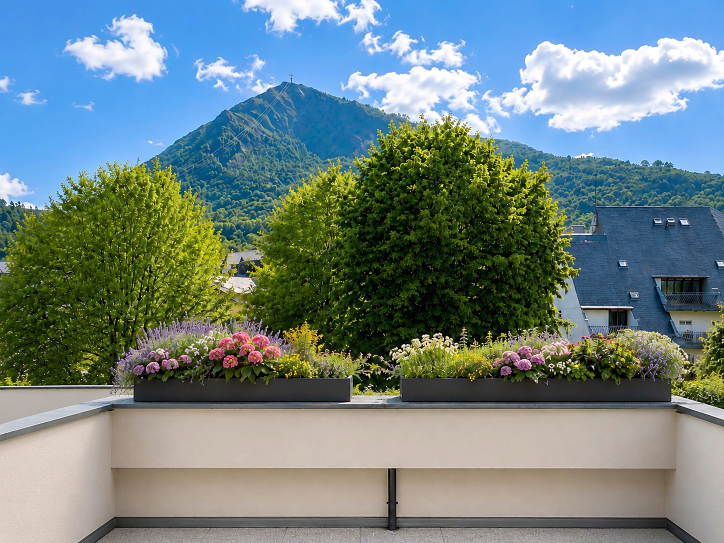
#> input picture images/balcon-fleuri.jpeg, 1448 x 1086 px (shown at 1/2 size); its folder holds only this picture in this run
$ python images.py
#> lines starting #> are read from the running program, lines starting #| are printed output that depends on the picture
#!/usr/bin/env python3
# -*- coding: utf-8 -*-
"""
Genere les variantes WebP des photos du site.

Pour chaque JPEG de images/, produit images/opt/<nom>-<largeur>.webp
aux largeurs utiles (limitees a la taille de l'original). Les originaux
ne sont jamais modifies : ils restent la source, et servent aux flyers.

Usage :  python outils/images.py
"""

import json
import os
import sys

from PIL import Image

RACINE = os.path.dirname(os.path.dirname(os.path.abspath(__file__)))
SOURCE = os.path.join(RACINE, "images")
SORTIE = os.path.join(SOURCE, "opt")

LARGEURS = [1600, 1200, 800, 500]
QUALITE = 72

# Budget de poids par largeur, en octets. Une photo tres texturee (neige,
# feuillage, grain) peut peser trois fois plus qu'une autre a qualite egale :
# on baisse la qualite de ces seules images jusqu'a rentrer dans le budget.
BUDGET = {1600: 260_000, 1448: 230_000, 1200: 170_000, 800: 90_000, 500: 45_000}
PALIERS = [72, 66, 60, 55, 50, 45, 40]

# La photo d'ouverture est vue par tous les visiteurs, en plein cadre : elle
# merite une qualite superieure et un budget plus large que les vignettes.
SOIGNEES = {"balcon-fleuri": {"qualite": 84, "budget": 1.9}}


def variantes(chemin):
    """Genere les WebP d'une image et renvoie ses metadonnees."""
#> called with chemin = 'images/balcon-fleuri.jpeg'
    nom = os.path.splitext(os.path.basename(chemin))[0]
    with Image.open(chemin) as im:
#> im is the input picture: PIL image 1448x1086 RGB; mean R, G, B 111.6, 130.9, 129.3
        im = im.convert("RGB")
        large, haut = im.size
#> large = 1448; haut = 1086
        # Si l'original tombe entre deux paliers (1448 px par exemple), on
        # ajoute sa largeur native : sans elle on plafonnerait a 1200 px et
        # on jetterait de la definition deja disponible.
        cibles = [c for c in LARGEURS if c <= large]
#> cibles = [1200, 800, 500]
        if large not in cibles and (not cibles or large > cibles[0] * 1.08):
            cibles = sorted(set(cibles + [large]), reverse=True)
#> cibles = [1448, 1200, 800, 500]

        soin = SOIGNEES.get(nom)
        paliers = ([soin["qualite"]] + PALIERS) if soin else PALIERS

        produites = []
        for cible in cibles:
            if cible > large:
                continue
            hauteur = round(haut * cible / large)
            copie = im.resize((cible, hauteur), Image.LANCZOS)
            dest = os.path.join(SORTIE, "%s-%d.webp" % (nom, cible))
            budget = BUDGET.get(cible)
            if budget and soin:
                budget = int(budget * soin["budget"])
            for qualite in paliers:
                copie.save(dest, "WEBP", quality=qualite, method=6)
                if budget is None or os.path.getsize(dest) <= budget:
                    break
            produites.append(cible)
#> this loop made 4 passes
#> pass 2, in variantes, `copie = im.resize((cible, hauteur), Image.LANCZOS)`:
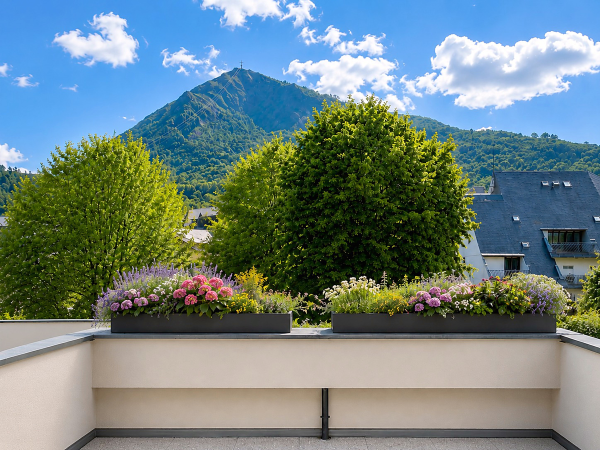
#> copie: PIL image 1200x900 RGB (shown at 1/2 size); mean R, G, B 111.6, 131, 129.5
#> pass 3, in variantes, `copie = im.resize((cible, hauteur), Image.LANCZOS)`:
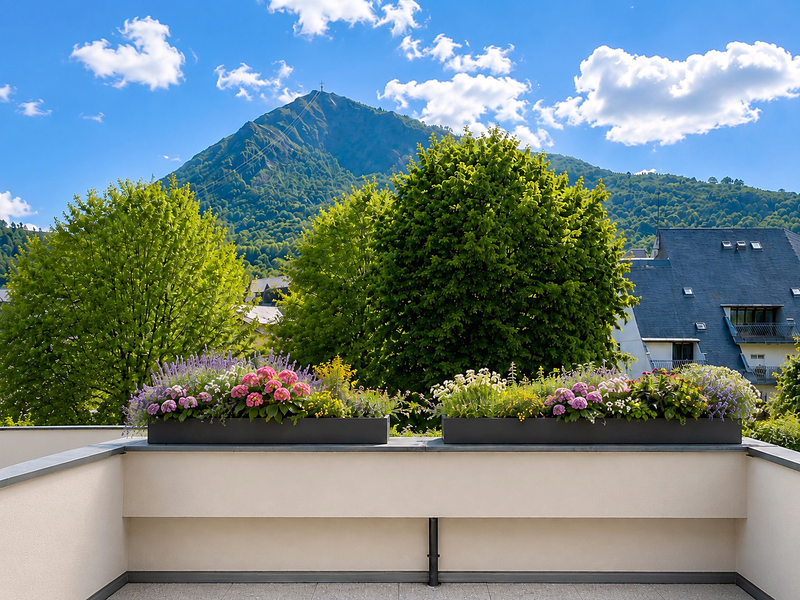
#> copie: PIL image 800x600 RGB; mean R, G, B 111.6, 131, 129.4
#> after the loop:
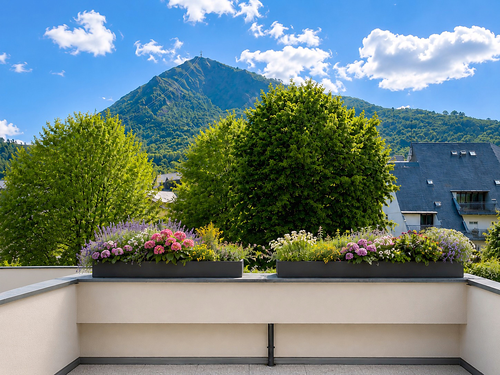
#> copie: PIL image 500x375 RGB; mean R, G, B 111.6, 131, 129.4
#> after the loop, produites = [1448, 1200, 800, 500]
        if not produites:  # image plus petite que la plus petite cible
            dest = os.path.join(SORTIE, "%s-%d.webp" % (nom, large))
            im.save(dest, "WEBP", quality=QUALITE, method=6)
            produites.append(large)
    return {"largeur": large, "hauteur": haut, "variantes": sorted(produites, reverse=True)}


def image_partage():
    """Vignette 1200x630 pour Facebook, WhatsApp, LinkedIn et Twitter.

    En JPEG et non en WebP : plusieurs robots d'apercu ne lisent toujours pas
    le WebP et afficheraient un lien sans image."""
    source = os.path.join(SOURCE, "terrasse-transats.jpg")
    if not os.path.isfile(source):
        return
    # Cadrage choisi a la main sur l'original 2000x1500 : on garde le sommet,
    # les arbres et la terrasse meublee, on coupe le ciel nuageux du haut qui
    # ne dit rien d'un apercu de lien. Ratio 1,905 ~ 1200x630.
    CADRE = (0, 190, 2000, 1240)
    with Image.open(source) as im:
        im = im.convert("RGB").crop(CADRE).resize((1200, 630), Image.LANCZOS)
        dest = os.path.join(SORTIE, "og-image.jpg")
        im.save(dest, "JPEG", quality=82, optimize=True, progressive=True)
    print("og-image.jpg             1200 x 630                 %4d Ko" % (os.path.getsize(dest) // 1024))


def main():
    if not os.path.isdir(SOURCE):
        sys.exit("Dossier images/ introuvable")
    os.makedirs(SORTIE, exist_ok=True)

    manifeste = {}
    avant = apres = 0

    for fichier in sorted(os.listdir(SOURCE)):
        if not fichier.lower().endswith((".jpg", ".jpeg", ".png")):
            continue
        chemin = os.path.join(SOURCE, fichier)
        nom = os.path.splitext(fichier)[0]
        infos = variantes(chemin)
#> infos = {'largeur': 1448, 'hauteur': 1086, 'variantes': [1448, 1200, 800, 500]}
        manifeste[nom] = infos

        poids_source = os.path.getsize(chemin)
        poids_max = os.path.getsize(
            os.path.join(SORTIE, "%s-%d.webp" % (nom, infos["variantes"][0]))
        )
        avant += poids_source
        apres += poids_max
#> apres = 317696
        print(
            "%-24s %5d x %-5d  %4d Ko -> %4d Ko  (%s)"
            % (
                fichier,
                infos["largeur"],
                infos["hauteur"],
                poids_source // 1024,
                poids_max // 1024,
                ", ".join(str(v) for v in infos["variantes"]),
            )
        )
#| balcon-fleuri.jpeg        1448 x 1086    631 Ko ->  310 Ko  (1448, 1200, 800, 500)

    image_partage()

    with open(os.path.join(SORTIE, "manifeste.json"), "w", encoding="utf-8") as f:
        json.dump(manifeste, f, ensure_ascii=False, indent=2, sort_keys=True)

    print("\nTotal (variante la plus large) : %d Ko -> %d Ko" % (avant // 1024, apres // 1024))
#| Total (variante la plus large) : 631 Ko -> 310 Ko


if __name__ == "__main__":
    main()
